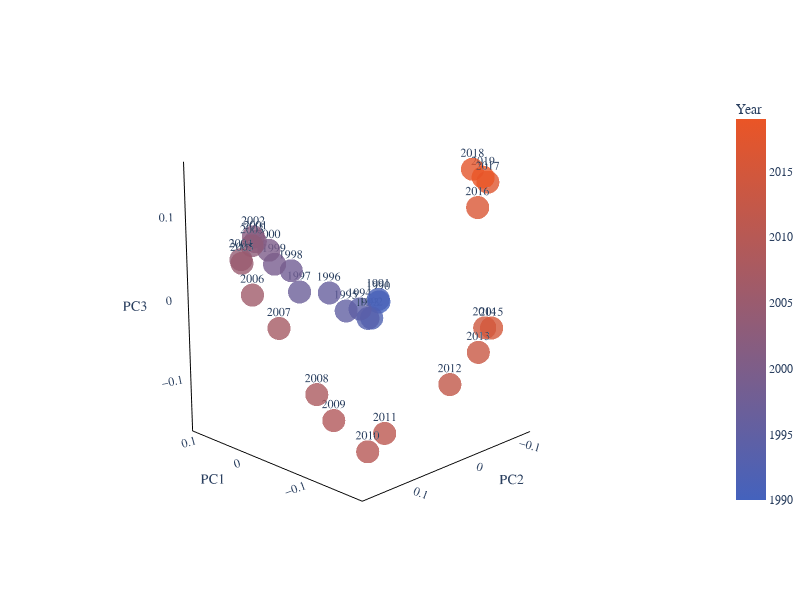

The code cell stored with this chart in its notebook:
### Code cell
import numpy as np
from matplotlib import pyplot as plt
# Convert to numpy array
year_matrix = np.stack(year_embeddings)

# Apply PCA
from sklearn.decomposition import PCA
pca = PCA(n_components=3)
year_pca = pca.fit_transform(year_matrix)

'''
for i in range(3):
    # Plot the PCA results
    plt.figure(figsize=(10, 6))
    plt.scatter(years, year_pca[:, i], c=range(1990, 2020), cmap='viridis')
    plt.colorbar(label='Year')
    plt.xlabel('Year')
    plt.ylabel('{} PC'.format(i+1))
    plt.title('PCA of Year Embeddings')
    plt.show()
'''

# Download and set the Junicode font
font_url = "http://calcifercomputing.com/fonts/junicode/TTF/Junicode-Regular.ttf"
font_path = "/tmp/Junicode-Regular.ttf"
import urllib.request
import matplotlib.font_manager as fm
urllib.request.urlretrieve(font_url, font_path)
junicode_prop = fm.FontProperties(fname=font_path)


import plotly.graph_objs as go
colorscale_max = '#EA5526'
colorscale_min = '#4462bd'

custom_colorscale = [[0, colorscale_min], [1, colorscale_max]]

fig = go.Figure(data=[go.Scatter3d(
    x=year_pca[:, 0],
    y=year_pca[:, 1],
    z=year_pca[:, 2],
    mode='markers+text',
    marker=dict(
        size=8,
        color=years,
        colorscale=custom_colorscale,
        colorbar=dict(title='Year', len=0.7, tickfont=dict(family="Geist Mono")),
        opacity=0.8
    ),
    text=[str(year) for year in years],
    textposition='top center',
    textfont=dict(family="Geist Mono"),
    hoverinfo='none'
)])

fig.update_layout(
    scene = dict(
        xaxis_title='PC1',
        yaxis_title='PC2',
        zaxis_title='PC3',
        xaxis=dict(showbackground=False, showgrid=False, showline=True, linecolor='black', linewidth=2, tickfont=dict(family="Geist Mono"), zeroline=False),
        yaxis=dict(showbackground=False, showgrid=False, showline=True, linecolor='black', linewidth=2, tickfont=dict(family="Geist Mono"), zeroline=False),
        zaxis=dict(showbackground=False, showgrid=False, showline=True, linecolor='black', linewidth=2, tickfont=dict(family="Geist Mono"), zeroline=False),
        bgcolor='rgba(0,0,0,0)',
        camera=dict(
            eye=dict(x=-2.0, y=2.0, z=0.4),
        )
    ),
    width=800,
    height=600,
    font=dict(family="Geist Mono"),
    margin=dict(l=10, r=0, t=0, b=0),
    paper_bgcolor='rgba(0,0,0,0)',
    plot_bgcolor='rgba(0,0,0,0)'
)

# Remove toolbar
config = {'displayModeBar': False}
fig.show(config=config)

# Save the figure
fig.write_html("year_pca_3d_interactive.html", config=config)

### Figure 1 — Plotly figure (JSON) as saved in the notebook; plotly's stock layout.template omitted (floating-point values rounded to 4 significant figures)
{"data": [{"hoverinfo": "none", "marker": {"color": [1990, 1991, 1992, 1993, 1994, 1995, 1996, 1997, 1998, 1999, 2000, 2001, 2002, 2003, 2004, 2005, 2006, 2007, 2008, 2009, 2010, 2011, 2012, 2013, 2014, 2015, 2016, 2017, 2018, 2019], "colorbar": {"len": 0.7, "tickfont": {"family": "Geist Mono"}, "title": {"text": "Year"}}, "colorscale": [[0, "#4462bd"], [1, "#EA5526"]], "opacity": 0.8, "size": 8}, "mode": "markers+text", "text": ["1990", "1991", "1992", "1993", "1994", "1995", "1996", "1997", "1998", "1999", "2000", "2001", "2002", "2003", "2004", "2005", "2006", "2007", "2008", "2009", "2010", "2011", "2012", "2013", "2014", "2015", "2016", "2017", "2018", "2019"], "textfont": {"family": "Geist Mono"}, "textposition": "top center", "type": "scatter3d", "x": [0.07378, 0.08083, 0.0962, 0.1085, 0.1168, 0.118, 0.1239, 0.1241, 0.1161, 0.1186, 0.1085, 0.09617, 0.07578, 0.06663, 0.05619, 0.03446, 0.01343, -0.006973, -0.05553, -0.06399, -0.09513, -0.104, -0.141, -0.1605, -0.1583, -0.1613, -0.1541, -0.1595, -0.1319, -0.1359], "y": [-0.1225, -0.1287, -0.1308, -0.1353, -0.1269, -0.09925, -0.07125, -0.01533, 0.005488, 0.03207, 0.04916, 0.07966, 0.09761, 0.1066, 0.1308, 0.145, 0.1467, 0.1259, 0.1127, 0.09508, 0.07219, 0.05401, -0.01588, -0.04284, -0.05726, -0.06656, -0.04408, -0.05482, -0.06288, -0.07863], "z": [-0.02615, -0.02381, -0.05346, -0.05602, -0.04163, -0.04181, -0.01296, -0.006464, 0.02533, 0.03562, 0.05556, 0.06871, 0.07606, 0.0662, 0.0514, 0.0494, 0.01504, -0.02306, -0.09311, -0.1249, -0.1594, -0.1402, -0.08965, -0.05297, -0.02637, -0.02743, 0.1124, 0.1407, 0.156, 0.147]}], "layout": {"font": {"family": "Geist Mono"}, "height": 600, "margin": {"b": 0, "l": 10, "r": 0, "t": 0}, "paper_bgcolor": "rgba(0,0,0,0)", "plot_bgcolor": "rgba(0,0,0,0)", "scene": {"bgcolor": "rgba(0,0,0,0)", "camera": {"eye": {"x": -2, "y": 2, "z": 0.4}}, "xaxis": {"linecolor": "black", "linewidth": 2, "showbackground": false, "showgrid": false, "showline": true, "tickfont": {"family": "Geist Mono"}, "title": {"text": "PC1"}, "zeroline": false}, "yaxis": {"linecolor": "black", "linewidth": 2, "showbackground": false, "showgrid": false, "showline": true, "tickfont": {"family": "Geist Mono"}, "title": {"text": "PC2"}, "zeroline": false}, "zaxis": {"linecolor": "black", "linewidth": 2, "showbackground": false, "showgrid": false, "showline": true, "tickfont": {"family": "Geist Mono"}, "title": {"text": "PC3"}, "zeroline": false}}, "width": 800}}
